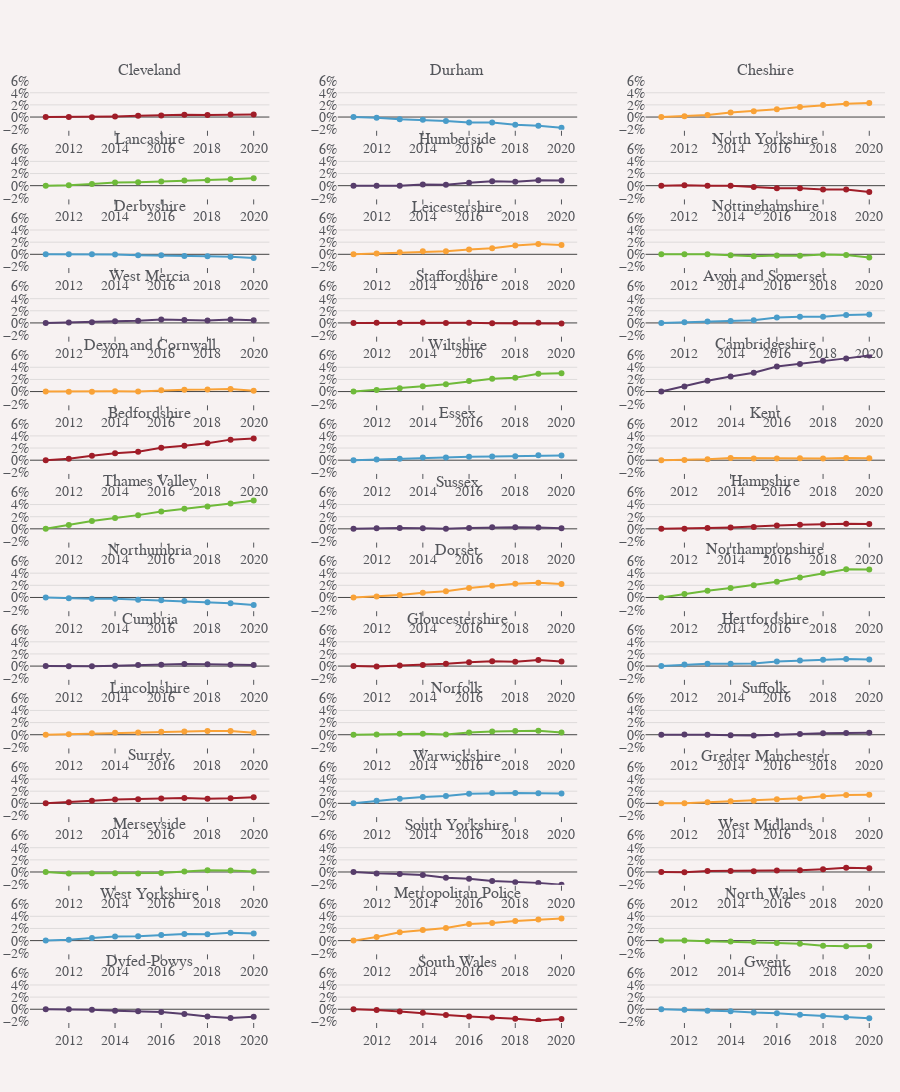

The notebook cell this image was saved under:
### Code cell
no_modebar = {'displayModeBar': False}
# Filter data for visualization
sample_pfas = comparison_results['PFA'].unique()

# Dynamically calculate vertical spacing based on the number of rows
num_cols = 3
num_rows = -(-len(sample_pfas) // num_cols)  # Ceiling division to determine rows
max_vertical_spacing = 1 / (num_rows - 1) if num_rows > 1 else 0.1
vertical_spacing = min(0.02, max_vertical_spacing)  # Use 0.02 or the maximum allowed value

# Create subplots
fig = make_subplots(
    rows=num_rows, cols=num_cols,
    subplot_titles=sample_pfas,
    vertical_spacing=vertical_spacing,
    horizontal_spacing=0.08
)

for i, pfa in enumerate(sample_pfas):
    pfa_data = comparison_results[comparison_results['PFA'] == pfa]
    
    # Calculate row and column position (Plotly uses 1-based indexing)
    row = (i // num_cols) + 1
    col = (i % num_cols) + 1
    
    fig.add_trace(
        go.Scatter(
            x=pfa_data['Year'],
            y=pfa_data['Percentage Difference'],
            mode='lines+markers',
            name=pfa,
            showlegend=False,
            line=dict(width=2),
            marker=dict(size=6),
            hovertemplate="%{y:.2f}%<extra>Percentage difference</extra>",
        ),
        row=row, col=col
    )

# Update layout
fig.update_layout(
    margin=dict(l=30, r=15),
    height=300 * num_rows,  # Adjust height dynamically based on rows
    # title_text="Percentage Differences in Population by PFA (New vs Old Data)",
)

# Update x and y axis labels
fig.update_xaxes(nticks=6)
fig.update_yaxes(nticks=5, ticksuffix="%", range=[-2.1, 6.1])

fig.show(config=no_modebar)

### Figure 1 — Plotly figure (JSON) as saved in the notebook; plotly's stock layout.template omitted (floating-point values rounded to 4 significant figures)
{"data": [{"hovertemplate": "%{y:.2f}%<extra>Percentage difference</extra>", "line": {"width": 2}, "marker": {"size": 6}, "mode": "lines+markers", "name": "Cleveland", "showlegend": false, "type": "scatter", "x": [2011, 2012, 2013, 2014, 2015, 2016, 2017, 2018, 2019, 2020], "xaxis": "x", "y": [0.0, 0.02389, -0.03091, 0.1061, 0.1935, 0.2639, 0.3918, 0.3369, 0.4315, 0.4272], "yaxis": "y"}, {"hovertemplate": "%{y:.2f}%<extra>Percentage difference</extra>", "line": {"width": 2}, "marker": {"size": 6}, "mode": "lines+markers", "name": "Durham", "showlegend": false, "type": "scatter", "x": [2011, 2012, 2013, 2014, 2015, 2016, 2017, 2018, 2019, 2020], "xaxis": "x2", "y": [0.0, -0.1203, -0.3651, -0.4642, -0.641, -0.9189, -0.881, -1.272, -1.422, -1.778], "yaxis": "y2"}, {"hovertemplate": "%{y:.2f}%<extra>Percentage difference</extra>", "line": {"width": 2}, "marker": {"size": 6}, "mode": "lines+markers", "name": "Cheshire", "showlegend": false, "type": "scatter", "x": [2011, 2012, 2013, 2014, 2015, 2016, 2017, 2018, 2019, 2020], "xaxis": "x3", "y": [0.0, 0.1177, 0.3541, 0.7351, 0.9628, 1.279, 1.654, 1.974, 2.178, 2.307], "yaxis": "y3"}, {"hovertemplate": "%{y:.2f}%<extra>Percentage difference</extra>", "line": {"width": 2}, "marker": {"size": 6}, "mode": "lines+markers", "name": "Lancashire", "showlegend": false, "type": "scatter", "x": [2011, 2012, 2013, 2014, 2015, 2016, 2017, 2018, 2019, 2020], "xaxis": "x4", "y": [0.0, 0.07701, 0.2911, 0.5032, 0.5699, 0.6697, 0.868, 0.8898, 1.067, 1.237], "yaxis": "y4"}, {"hovertemplate": "%{y:.2f}%<extra>Percentage difference</extra>", "line": {"width": 2}, "marker": {"size": 6}, "mode": "lines+markers", "name": "Humberside", "showlegend": false, "type": "scatter", "x": [2011, 2012, 2013, 2014, 2015, 2016, 2017, 2018, 2019, 2020], "xaxis": "x5", "y": [0.0, -0.01737, -0.005342, 0.1814, 0.1504, 0.4861, 0.7327, 0.6289, 0.8844, 0.8395], "yaxis": "y5"}, {"hovertemplate": "%{y:.2f}%<extra>Percentage difference</extra>", "line": {"width": 2}, "marker": {"size": 6}, "mode": "lines+markers", "name": "North Yorkshire", "showlegend": false, "type": "scatter", "x": [2011, 2012, 2013, 2014, 2015, 2016, 2017, 2018, 2019, 2020], "xaxis": "x6", "y": [0.0, 0.08347, -0.002986, 0.0002973, -0.1993, -0.408, -0.4264, -0.6501, -0.6254, -1.025], "yaxis": "y6"}, {"hovertemplate": "%{y:.2f}%<extra>Percentage difference</extra>", "line": {"width": 2}, "marker": {"size": 6}, "mode": "lines+markers", "name": "Derbyshire", "showlegend": false, "type": "scatter", "x": [2011, 2012, 2013, 2014, 2015, 2016, 2017, 2018, 2019, 2020], "xaxis": "x7", "y": [0.0, 0.01754, 0.003588, -0.05137, -0.141, -0.1693, -0.2909, -0.323, -0.4134, -0.6168], "yaxis": "y7"}, {"hovertemplate": "%{y:.2f}%<extra>Percentage difference</extra>", "line": {"width": 2}, "marker": {"size": 6}, "mode": "lines+markers", "name": "Leicestershire", "showlegend": false, "type": "scatter", "x": [2011, 2012, 2013, 2014, 2015, 2016, 2017, 2018, 2019, 2020], "xaxis": "x8", "y": [0.0, 0.1266, 0.337, 0.4868, 0.4941, 0.8051, 0.989, 1.434, 1.704, 1.551], "yaxis": "y8"}, {"hovertemplate": "%{y:.2f}%<extra>Percentage difference</extra>", "line": {"width": 2}, "marker": {"size": 6}, "mode": "lines+markers", "name": "Nottinghamshire", "showlegend": false, "type": "scatter", "x": [2011, 2012, 2013, 2014, 2015, 2016, 2017, 2018, 2019, 2020], "xaxis": "x9", "y": [0.0, -0.0008999, -0.00134, -0.1449, -0.3013, -0.2176, -0.2259, -0.03927, -0.1231, -0.5093], "yaxis": "y9"}, {"hovertemplate": "%{y:.2f}%<extra>Percentage difference</extra>", "line": {"width": 2}, "marker": {"size": 6}, "mode": "lines+markers", "name": "West Mercia", "showlegend": false, "type": "scatter", "x": [2011, 2012, 2013, 2014, 2015, 2016, 2017, 2018, 2019, 2020], "xaxis": "x10", "y": [0.0, 0.06932, 0.1003, 0.2728, 0.3672, 0.5597, 0.4908, 0.4164, 0.5522, 0.4546], "yaxis": "y10"}, {"hovertemplate": "%{y:.2f}%<extra>Percentage difference</extra>", "line": {"width": 2}, "marker": {"size": 6}, "mode": "lines+markers", "name": "Staffordshire", "showlegend": false, "type": "scatter", "x": [2011, 2012, 2013, 2014, 2015, 2016, 2017, 2018, 2019, 2020], "xaxis": "x11", "y": [0.0, 0.01885, 0.03152, 0.06149, -0.02998, 0.03936, -0.03432, -0.01402, 0.02463, -0.07803], "yaxis": "y11"}, {"hovertemplate": "%{y:.2f}%<extra>Percentage difference</extra>", "line": {"width": 2}, "marker": {"size": 6}, "mode": "lines+markers", "name": "Avon and Somerset", "showlegend": false, "type": "scatter", "x": [2011, 2012, 2013, 2014, 2015, 2016, 2017, 2018, 2019, 2020], "xaxis": "x12", "y": [0.0, 0.1255, 0.2519, 0.3102, 0.4226, 0.8805, 1.037, 1.032, 1.313, 1.398], "yaxis": "y12"}, {"hovertemplate": "%{y:.2f}%<extra>Percentage difference</extra>", "line": {"width": 2}, "marker": {"size": 6}, "mode": "lines+markers", "name": "Devon and Cornwall", "showlegend": false, "type": "scatter", "x": [2011, 2012, 2013, 2014, 2015, 2016, 2017, 2018, 2019, 2020], "xaxis": "x13", "y": [0.0, -0.02712, -0.02418, 0.04297, 0.0292, 0.2245, 0.3157, 0.3208, 0.4351, 0.1409], "yaxis": "y13"}, {"hovertemplate": "%{y:.2f}%<extra>Percentage difference</extra>", "line": {"width": 2}, "marker": {"size": 6}, "mode": "lines+markers", "name": "Wiltshire", "showlegend": false, "type": "scatter", "x": [2011, 2012, 2013, 2014, 2015, 2016, 2017, 2018, 2019, 2020], "xaxis": "x14", "y": [0.0, 0.2684, 0.533, 0.8935, 1.224, 1.728, 2.115, 2.279, 2.929, 3.028], "yaxis": "y14"}, {"hovertemplate": "%{y:.2f}%<extra>Percentage difference</extra>", "line": {"width": 2}, "marker": {"size": 6}, "mode": "lines+markers", "name": "Cambridgeshire", "showlegend": false, "type": "scatter", "x": [2011, 2012, 2013, 2014, 2015, 2016, 2017, 2018, 2019, 2020], "xaxis": "x15", "y": [0.0, 0.8526, 1.777, 2.467, 3.1, 4.119, 4.542, 5.078, 5.466, 5.937], "yaxis": "y15"}, {"hovertemplate": "%{y:.2f}%<extra>Percentage difference</extra>", "line": {"width": 2}, "marker": {"size": 6}, "mode": "lines+markers", "name": "Bedfordshire", "showlegend": false, "type": "scatter", "x": [2011, 2012, 2013, 2014, 2015, 2016, 2017, 2018, 2019, 2020], "xaxis": "x16", "y": [0.0, 0.22, 0.7399, 1.161, 1.409, 2.035, 2.366, 2.803, 3.387, 3.564], "yaxis": "y16"}, {"hovertemplate": "%{y:.2f}%<extra>Percentage difference</extra>", "line": {"width": 2}, "marker": {"size": 6}, "mode": "lines+markers", "name": "Essex", "showlegend": false, "type": "scatter", "x": [2011, 2012, 2013, 2014, 2015, 2016, 2017, 2018, 2019, 2020], "xaxis": "x17", "y": [0.0, 0.1128, 0.2302, 0.4312, 0.4381, 0.5827, 0.5938, 0.6663, 0.8239, 0.7739], "yaxis": "y17"}, {"hovertemplate": "%{y:.2f}%<extra>Percentage difference</extra>", "line": {"width": 2}, "marker": {"size": 6}, "mode": "lines+markers", "name": "Kent", "showlegend": false, "type": "scatter", "x": [2011, 2012, 2013, 2014, 2015, 2016, 2017, 2018, 2019, 2020], "xaxis": "x18", "y": [0.0, 0.05306, 0.1666, 0.3481, 0.2986, 0.2667, 0.3186, 0.2713, 0.3726, 0.329], "yaxis": "y18"}, {"hovertemplate": "%{y:.2f}%<extra>Percentage difference</extra>", "line": {"width": 2}, "marker": {"size": 6}, "mode": "lines+markers", "name": "Thames Valley", "showlegend": false, "type": "scatter", "x": [2011, 2012, 2013, 2014, 2015, 2016, 2017, 2018, 2019, 2020], "xaxis": "x19", "y": [0.0, 0.6302, 1.279, 1.78, 2.256, 2.871, 3.287, 3.68, 4.156, 4.676], "yaxis": "y19"}, {"hovertemplate": "%{y:.2f}%<extra>Percentage difference</extra>", "line": {"width": 2}, "marker": {"size": 6}, "mode": "lines+markers", "name": "Sussex", "showlegend": false, "type": "scatter", "x": [2011, 2012, 2013, 2014, 2015, 2016, 2017, 2018, 2019, 2020], "xaxis": "x20", "y": [0.0, 0.09411, 0.138, 0.1042, 0.02529, 0.1424, 0.2462, 0.2606, 0.2067, 0.09656], "yaxis": "y20"}, {"hovertemplate": "%{y:.2f}%<extra>Percentage difference</extra>", "line": {"width": 2}, "marker": {"size": 6}, "mode": "lines+markers", "name": "Hampshire", "showlegend": false, "type": "scatter", "x": [2011, 2012, 2013, 2014, 2015, 2016, 2017, 2018, 2019, 2020], "xaxis": "x21", "y": [0.0, 0.01916, 0.1238, 0.2195, 0.3136, 0.5281, 0.6659, 0.7725, 0.8211, 0.8111], "yaxis": "y21"}, {"hovertemplate": "%{y:.2f}%<extra>Percentage difference</extra>", "line": {"width": 2}, "marker": {"size": 6}, "mode": "lines+markers", "name": "Northumbria", "showlegend": false, "type": "scatter", "x": [2011, 2012, 2013, 2014, 2015, 2016, 2017, 2018, 2019, 2020], "xaxis": "x22", "y": [0.0, -0.1383, -0.2053, -0.2166, -0.3643, -0.4769, -0.5866, -0.7924, -0.9383, -1.252], "yaxis": "y22"}, {"hovertemplate": "%{y:.2f}%<extra>Percentage difference</extra>", "line": {"width": 2}, "marker": {"size": 6}, "mode": "lines+markers", "name": "Dorset", "showlegend": false, "type": "scatter", "x": [2011, 2012, 2013, 2014, 2015, 2016, 2017, 2018, 2019, 2020], "xaxis": "x23", "y": [0.0, 0.1393, 0.3946, 0.7933, 1.027, 1.558, 1.928, 2.269, 2.441, 2.201], "yaxis": "y23"}, {"hovertemplate": "%{y:.2f}%<extra>Percentage difference</extra>", "line": {"width": 2}, "marker": {"size": 6}, "mode": "lines+markers", "name": "Northamptonshire", "showlegend": false, "type": "scatter", "x": [2011, 2012, 2013, 2014, 2015, 2016, 2017, 2018, 2019, 2020], "xaxis": "x24", "y": [0.0, 0.5613, 1.124, 1.548, 2.009, 2.574, 3.281, 4.011, 4.652, 4.594], "yaxis": "y24"}, {"hovertemplate": "%{y:.2f}%<extra>Percentage difference</extra>", "line": {"width": 2}, "marker": {"size": 6}, "mode": "lines+markers", "name": "Cumbria", "showlegend": false, "type": "scatter", "x": [2011, 2012, 2013, 2014, 2015, 2016, 2017, 2018, 2019, 2020], "xaxis": "x25", "y": [0.0, -0.03038, -0.04491, 0.03809, 0.1594, 0.2378, 0.3322, 0.2986, 0.2219, 0.1748], "yaxis": "y25"}, {"hovertemplate": "%{y:.2f}%<extra>Percentage difference</extra>", "line": {"width": 2}, "marker": {"size": 6}, "mode": "lines+markers", "name": "Gloucestershire", "showlegend": false, "type": "scatter", "x": [2011, 2012, 2013, 2014, 2015, 2016, 2017, 2018, 2019, 2020], "xaxis": "x26", "y": [0.0, -0.0806, 0.08769, 0.182, 0.3952, 0.6404, 0.7801, 0.7347, 1.002, 0.7716], "yaxis": "y26"}, {"hovertemplate": "%{y:.2f}%<extra>Percentage difference</extra>", "line": {"width": 2}, "marker": {"size": 6}, "mode": "lines+markers", "name": "Hertfordshire", "showlegend": false, "type": "scatter", "x": [2011, 2012, 2013, 2014, 2015, 2016, 2017, 2018, 2019, 2020], "xaxis": "x27", "y": [0.0, 0.2549, 0.3953, 0.4053, 0.4256, 0.7516, 0.9091, 1.036, 1.157, 1.092], "yaxis": "y27"}, {"hovertemplate": "%{y:.2f}%<extra>Percentage difference</extra>", "line": {"width": 2}, "marker": {"size": 6}, "mode": "lines+markers", "name": "Lincolnshire", "showlegend": false, "type": "scatter", "x": [2011, 2012, 2013, 2014, 2015, 2016, 2017, 2018, 2019, 2020], "xaxis": "x28", "y": [0.0, 0.09269, 0.2567, 0.3339, 0.355, 0.5044, 0.548, 0.6329, 0.6101, 0.3184], "yaxis": "y28"}, {"hovertemplate": "%{y:.2f}%<extra>Percentage difference</extra>", "line": {"width": 2}, "marker": {"size": 6}, "mode": "lines+markers", "name": "Norfolk", "showlegend": false, "type": "scatter", "x": [2011, 2012, 2013, 2014, 2015, 2016, 2017, 2018, 2019, 2020], "xaxis": "x29", "y": [0.0, 0.03056, 0.1789, 0.1481, 0.03638, 0.363, 0.5201, 0.5924, 0.655, 0.3749], "yaxis": "y29"}, {"hovertemplate": "%{y:.2f}%<extra>Percentage difference</extra>", "line": {"width": 2}, "marker": {"size": 6}, "mode": "lines+markers", "name": "Suffolk", "showlegend": false, "type": "scatter", "x": [2011, 2012, 2013, 2014, 2015, 2016, 2017, 2018, 2019, 2020], "xaxis": "x30", "y": [0.0, 0.05586, 0.008357, -0.1063, -0.129, -0.01899, 0.1283, 0.2232, 0.2846, 0.3219], "yaxis": "y30"}, {"hovertemplate": "%{y:.2f}%<extra>Percentage difference</extra>", "line": {"width": 2}, "marker": {"size": 6}, "mode": "lines+markers", "name": "Surrey", "showlegend": false, "type": "scatter", "x": [2011, 2012, 2013, 2014, 2015, 2016, 2017, 2018, 2019, 2020], "xaxis": "x31", "y": [0.0, 0.1696, 0.4147, 0.6526, 0.6929, 0.7938, 0.8742, 0.7764, 0.8259, 1.004], "yaxis": "y31"}, {"hovertemplate": "%{y:.2f}%<extra>Percentage difference</extra>", "line": {"width": 2}, "marker": {"size": 6}, "mode": "lines+markers", "name": "Warwickshire", "showlegend": false, "type": "scatter", "x": [2011, 2012, 2013, 2014, 2015, 2016, 2017, 2018, 2019, 2020], "xaxis": "x32", "y": [0.0, 0.4408, 0.7676, 1.03, 1.204, 1.577, 1.695, 1.699, 1.668, 1.616], "yaxis": "y32"}, {"hovertemplate": "%{y:.2f}%<extra>Percentage difference</extra>", "line": {"width": 2}, "marker": {"size": 6}, "mode": "lines+markers", "name": "Greater Manchester", "showlegend": false, "type": "scatter", "x": [2011, 2012, 2013, 2014, 2015, 2016, 2017, 2018, 2019, 2020], "xaxis": "x33", "y": [0.0, 0.01832, 0.1982, 0.3559, 0.4268, 0.6756, 0.828, 1.179, 1.38, 1.429], "yaxis": "y33"}, {"hovertemplate": "%{y:.2f}%<extra>Percentage difference</extra>", "line": {"width": 2}, "marker": {"size": 6}, "mode": "lines+markers", "name": "Merseyside", "showlegend": false, "type": "scatter", "x": [2011, 2012, 2013, 2014, 2015, 2016, 2017, 2018, 2019, 2020], "xaxis": "x34", "y": [0.0, -0.2353, -0.2248, -0.2021, -0.2655, -0.1689, 0.06484, 0.3039, 0.2291, 0.08438], "yaxis": "y34"}, {"hovertemplate": "%{y:.2f}%<extra>Percentage difference</extra>", "line": {"width": 2}, "marker": {"size": 6}, "mode": "lines+markers", "name": "South Yorkshire", "showlegend": false, "type": "scatter", "x": [2011, 2012, 2013, 2014, 2015, 2016, 2017, 2018, 2019, 2020], "xaxis": "x35", "y": [0.0, -0.2293, -0.3311, -0.5163, -0.9305, -1.104, -1.481, -1.674, -1.794, -2.118], "yaxis": "y35"}, {"hovertemplate": "%{y:.2f}%<extra>Percentage difference</extra>", "line": {"width": 2}, "marker": {"size": 6}, "mode": "lines+markers", "name": "West Midlands", "showlegend": false, "type": "scatter", "x": [2011, 2012, 2013, 2014, 2015, 2016, 2017, 2018, 2019, 2020], "xaxis": "x36", "y": [0.0, -0.05248, 0.147, 0.1734, 0.1357, 0.2604, 0.3028, 0.4675, 0.6917, 0.606], "yaxis": "y36"}, {"hovertemplate": "%{y:.2f}%<extra>Percentage difference</extra>", "line": {"width": 2}, "marker": {"size": 6}, "mode": "lines+markers", "name": "West Yorkshire", "showlegend": false, "type": "scatter", "x": [2011, 2012, 2013, 2014, 2015, 2016, 2017, 2018, 2019, 2020], "xaxis": "x37", "y": [0.0, 0.1495, 0.4322, 0.6807, 0.7324, 0.9268, 1.103, 1.048, 1.315, 1.166], "yaxis": "y37"}, {"hovertemplate": "%{y:.2f}%<extra>Percentage difference</extra>", "line": {"width": 2}, "marker": {"size": 6}, "mode": "lines+markers", "name": "Metropolitan Police", "showlegend": false, "type": "scatter", "x": [2011, 2012, 2013, 2014, 2015, 2016, 2017, 2018, 2019, 2020], "xaxis": "x38", "y": [0.0, 0.6043, 1.376, 1.745, 2.075, 2.722, 2.892, 3.216, 3.493, 3.657], "yaxis": "y38"}, {"hovertemplate": "%{y:.2f}%<extra>Percentage difference</extra>", "line": {"width": 2}, "marker": {"size": 6}, "mode": "lines+markers", "name": "North Wales", "showlegend": false, "type": "scatter", "x": [2011, 2012, 2013, 2014, 2015, 2016, 2017, 2018, 2019, 2020], "xaxis": "x39", "y": [0.0, 0.01593, -0.09899, -0.1644, -0.2133, -0.3735, -0.5211, -0.8289, -0.9273, -0.9026], "yaxis": "y39"}, {"hovertemplate": "%{y:.2f}%<extra>Percentage difference</extra>", "line": {"width": 2}, "marker": {"size": 6}, "mode": "lines+markers", "name": "Dyfed-Powys", "showlegend": false, "type": "scatter", "x": [2011, 2012, 2013, 2014, 2015, 2016, 2017, 2018, 2019, 2020], "xaxis": "x40", "y": [0.0, 0.007959, -0.09598, -0.2362, -0.3424, -0.4675, -0.7836, -1.196, -1.46, -1.215], "yaxis": "y40"}, {"hovertemplate": "%{y:.2f}%<extra>Percentage difference</extra>", "line": {"width": 2}, "marker": {"size": 6}, "mode": "lines+markers", "name": "South Wales", "showlegend": false, "type": "scatter", "x": [2011, 2012, 2013, 2014, 2015, 2016, 2017, 2018, 2019, 2020], "xaxis": "x41", "y": [0.0, -0.1061, -0.3628, -0.593, -0.9272, -1.18, -1.346, -1.555, -1.855, -1.623], "yaxis": "y41"}, {"hovertemplate": "%{y:.2f}%<extra>Percentage difference</extra>", "line": {"width": 2}, "marker": {"size": 6}, "mode": "lines+markers", "name": "Gwent", "showlegend": false, "type": "scatter", "x": [2011, 2012, 2013, 2014, 2015, 2016, 2017, 2018, 2019, 2020], "xaxis": "x42", "y": [0.0, -0.07136, -0.2351, -0.3311, -0.5516, -0.6569, -0.8963, -1.12, -1.333, -1.481], "yaxis": "y42"}], "layout": {"annotations": [{"font": {"size": 16}, "showarrow": false, "text": "Cleveland", "x": 0.14, "xanchor": "center", "xref": "paper", "y": 1, "yanchor": "bottom", "yref": "paper"}, {"font": {"size": 16}, "showarrow": false, "text": "Durham", "x": 0.5, "xanchor": "center", "xref": "paper", "y": 1, "yanchor": "bottom", "yref": "paper"}, {"font": {"size": 16}, "showarrow": false, "text": "Cheshire", "x": 0.86, "xanchor": "center", "xref": "paper", "y": 1, "yanchor": "bottom", "yref": "paper"}, {"font": {"size": 16}, "showarrow": false, "text": "Lancashire", "x": 0.14, "xanchor": "center", "xref": "paper", "y": 0.9271, "yanchor": "bottom", "yref": "paper"}, {"font": {"size": 16}, "showarrow": false, "text": "Humberside", "x": 0.5, "xanchor": "center", "xref": "paper", "y": 0.9271, "yanchor": "bottom", "yref": "paper"}, {"font": {"size": 16}, "showarrow": false, "text": "North Yorkshire", "x": 0.86, "xanchor": "center", "xref": "paper", "y": 0.9271, "yanchor": "bottom", "yref": "paper"}, {"font": {"size": 16}, "showarrow": false, "text": "Derbyshire", "x": 0.14, "xanchor": "center", "xref": "paper", "y": 0.8543, "yanchor": "bottom", "yref": "paper"}, {"font": {"size": 16}, "showarrow": false, "text": "Leicestershire", "x": 0.5, "xanchor": "center", "xref": "paper", "y": 0.8543, "yanchor": "bottom", "yref": "paper"}, {"font": {"size": 16}, "showarrow": false, "text": "Nottinghamshire", "x": 0.86, "xanchor": "center", "xref": "paper", "y": 0.8543, "yanchor": "bottom", "yref": "paper"}, {"font": {"size": 16}, "showarrow": false, "text": "West Mercia", "x": 0.14, "xanchor": "center", "xref": "paper", "y": 0.7814, "yanchor": "bottom", "yref": "paper"}, {"font": {"size": 16}, "showarrow": false, "text": "Staffordshire", "x": 0.5, "xanchor": "center", "xref": "paper", "y": 0.7814, "yanchor": "bottom", "yref": "paper"}, {"font": {"size": 16}, "showarrow": false, "text": "Avon and Somerset", "x": 0.86, "xanchor": "center", "xref": "paper", "y": 0.7814, "yanchor": "bottom", "yref": "paper"}, {"font": {"size": 16}, "showarrow": false, "text": "Devon and Cornwall", "x": 0.14, "xanchor": "center", "xref": "paper", "y": 0.7086, "yanchor": "bottom", "yref": "paper"}, {"font": {"size": 16}, "showarrow": false, "text": "Wiltshire", "x": 0.5, "xanchor": "center", "xref": "paper", "y": 0.7086, "yanchor": "bottom", "yref": "paper"}, {"font": {"size": 16}, "showarrow": false, "text": "Cambridgeshire", "x": 0.86, "xanchor": "center", "xref": "paper", "y": 0.7086, "yanchor": "bottom", "yref": "paper"}, {"font": {"size": 16}, "showarrow": false, "text": "Bedfordshire", "x": 0.14, "xanchor": "center", "xref": "paper", "y": 0.6357, "yanchor": "bottom", "yref": "paper"}, {"font": {"size": 16}, "showarrow": false, "text": "Essex", "x": 0.5, "xanchor": "center", "xref": "paper", "y": 0.6357, "yanchor": "bottom", "yref": "paper"}, {"font": {"size": 16}, "showarrow": false, "text": "Kent", "x": 0.86, "xanchor": "center", "xref": "paper", "y": 0.6357, "yanchor": "bottom", "yref": "paper"}, {"font": {"size": 16}, "showarrow": false, "text": "Thames Valley", "x": 0.14, "xanchor": "center", "xref": "paper", "y": 0.5629, "yanchor": "bottom", "yref": "paper"}, {"font": {"size": 16}, "showarrow": false, "text": "Sussex", "x": 0.5, "xanchor": "center", "xref": "paper", "y": 0.5629, "yanchor": "bottom", "yref": "paper"}, {"font": {"size": 16}, "showarrow": false, "text": "Hampshire", "x": 0.86, "xanchor": "center", "xref": "paper", "y": 0.5629, "yanchor": "bottom", "yref": "paper"}, {"font": {"size": 16}, "showarrow": false, "text": "Northumbria", "x": 0.14, "xanchor": "center", "xref": "paper", "y": 0.49, "yanchor": "bottom", "yref": "paper"}, {"font": {"size": 16}, "showarrow": false, "text": "Dorset", "x": 0.5, "xanchor": "center", "xref": "paper", "y": 0.49, "yanchor": "bottom", "yref": "paper"}, {"font": {"size": 16}, "showarrow": false, "text": "Northamptonshire", "x": 0.86, "xanchor": "center", "xref": "paper", "y": 0.49, "yanchor": "bottom", "yref": "paper"}, {"font": {"size": 16}, "showarrow": false, "text": "Cumbria", "x": 0.14, "xanchor": "center", "xref": "paper", "y": 0.4171, "yanchor": "bottom", "yref": "paper"}, {"font": {"size": 16}, "showarrow": false, "text": "Gloucestershire", "x": 0.5, "xanchor": "center", "xref": "paper", "y": 0.4171, "yanchor": "bottom", "yref": "paper"}, {"font": {"size": 16}, "showarrow": false, "text": "Hertfordshire", "x": 0.86, "xanchor": "center", "xref": "paper", "y": 0.4171, "yanchor": "bottom", "yref": "paper"}, {"font": {"size": 16}, "showarrow": false, "text": "Lincolnshire", "x": 0.14, "xanchor": "center", "xref": "paper", "y": 0.3443, "yanchor": "bottom", "yref": "paper"}, {"font": {"size": 16}, "showarrow": false, "text": "Norfolk", "x": 0.5, "xanchor": "center", "xref": "paper", "y": 0.3443, "yanchor": "bottom", "yref": "paper"}, {"font": {"size": 16}, "showarrow": false, "text": "Suffolk", "x": 0.86, "xanchor": "center", "xref": "paper", "y": 0.3443, "yanchor": "bottom", "yref": "paper"}, {"font": {"size": 16}, "showarrow": false, "text": "Surrey", "x": 0.14, "xanchor": "center", "xref": "paper", "y": 0.2714, "yanchor": "bottom", "yref": "paper"}, {"font": {"size": 16}, "showarrow": false, "text": "Warwickshire", "x": 0.5, "xanchor": "center", "xref": "paper", "y": 0.2714, "yanchor": "bottom", "yref": "paper"}, {"font": {"size": 16}, "showarrow": false, "text": "Greater Manchester", "x": 0.86, "xanchor": "center", "xref": "paper", "y": 0.2714, "yanchor": "bottom", "yref": "paper"}, {"font": {"size": 16}, "showarrow": false, "text": "Merseyside", "x": 0.14, "xanchor": "center", "xref": "paper", "y": 0.1986, "yanchor": "bottom", "yref": "paper"}, {"font": {"size": 16}, "showarrow": false, "text": "South Yorkshire", "x": 0.5, "xanchor": "center", "xref": "paper", "y": 0.1986, "yanchor": "bottom", "yref": "paper"}, {"font": {"size": 16}, "showarrow": false, "text": "West Midlands", "x": 0.86, "xanchor": "center", "xref": "paper", "y": 0.1986, "yanchor": "bottom", "yref": "paper"}, {"font": {"size": 16}, "showarrow": false, "text": "West Yorkshire", "x": 0.14, "xanchor": "center", "xref": "paper", "y": 0.1257, "yanchor": "bottom", "yref": "paper"}, {"font": {"size": 16}, "showarrow": false, "text": "Metropolitan Police", "x": 0.5, "xanchor": "center", "xref": "paper", "y": 0.1257, "yanchor": "bottom", "yref": "paper"}, {"font": {"size": 16}, "showarrow": false, "text": "North Wales", "x": 0.86, "xanchor": "center", "xref": "paper", "y": 0.1257, "yanchor": "bottom", "yref": "paper"}, {"font": {"size": 16}, "showarrow": false, "text": "Dyfed-Powys", "x": 0.14, "xanchor": "center", "xref": "paper", "y": 0.05286, "yanchor": "bottom", "yref": "paper"}, {"font": {"size": 16}, "showarrow": false, "text": "South Wales", "x": 0.5, "xanchor": "center", "xref": "paper", "y": 0.05286, "yanchor": "bottom", "yref": "paper"}, {"font": {"size": 16}, "showarrow": false, "text": "Gwent", "x": 0.86, "xanchor": "center", "xref": "paper", "y": 0.05286, "yanchor": "bottom", "yref": "paper"}], "height": 4200, "margin": {"l": 30, "r": 15}, "xaxis": {"anchor": "y", "domain": [0, 0.28], "nticks": 6}, "xaxis10": {"anchor": "y10", "domain": [0, 0.28], "nticks": 6}, "xaxis11": {"anchor": "y11", "domain": [0.36, 0.64], "nticks": 6}, "xaxis12": {"anchor": "y12", "domain": [0.72, 1], "nticks": 6}, "xaxis13": {"anchor": "y13", "domain": [0, 0.28], "nticks": 6}, "xaxis14": {"anchor": "y14", "domain": [0.36, 0.64], "nticks": 6}, "xaxis15": {"anchor": "y15", "domain": [0.72, 1], "nticks": 6}, "xaxis16": {"anchor": "y16", "domain": [0, 0.28], "nticks": 6}, "xaxis17": {"anchor": "y17", "domain": [0.36, 0.64], "nticks": 6}, "xaxis18": {"anchor": "y18", "domain": [0.72, 1], "nticks": 6}, "xaxis19": {"anchor": "y19", "domain": [0, 0.28], "nticks": 6}, "xaxis2": {"anchor": "y2", "domain": [0.36, 0.64], "nticks": 6}, "xaxis20": {"anchor": "y20", "domain": [0.36, 0.64], "nticks": 6}, "xaxis21": {"anchor": "y21", "domain": [0.72, 1], "nticks": 6}, "xaxis22": {"anchor": "y22", "domain": [0, 0.28], "nticks": 6}, "xaxis23": {"anchor": "y23", "domain": [0.36, 0.64], "nticks": 6}, "xaxis24": {"anchor": "y24", "domain": [0.72, 1], "nticks": 6}, "xaxis25": {"anchor": "y25", "domain": [0, 0.28], "nticks": 6}, "xaxis26": {"anchor": "y26", "domain": [0.36, 0.64], "nticks": 6}, "xaxis27": {"anchor": "y27", "domain": [0.72, 1], "nticks": 6}, "xaxis28": {"anchor": "y28", "domain": [0, 0.28], "nticks": 6}, "xaxis29": {"anchor": "y29", "domain": [0.36, 0.64], "nticks": 6}, "xaxis3": {"anchor": "y3", "domain": [0.72, 1], "nticks": 6}, "xaxis30": {"anchor": "y30", "domain": [0.72, 1], "nticks": 6}, "xaxis31": {"anchor": "y31", "domain": [0, 0.28], "nticks": 6}, "xaxis32": {"anchor": "y32", "domain": [0.36, 0.64], "nticks": 6}, "xaxis33": {"anchor": "y33", "domain": [0.72, 1], "nticks": 6}, "xaxis34": {"anchor": "y34", "domain": [0, 0.28], "nticks": 6}, "xaxis35": {"anchor": "y35", "domain": [0.36, 0.64], "nticks": 6}, "xaxis36": {"anchor": "y36", "domain": [0.72, 1], "nticks": 6}, "xaxis37": {"anchor": "y37", "domain": [0, 0.28], "nticks": 6}, "xaxis38": {"anchor": "y38", "domain": [0.36, 0.64], "nticks": 6}, "xaxis39": {"anchor": "y39", "domain": [0.72, 1], "nticks": 6}, "xaxis4": {"anchor": "y4", "domain": [0, 0.28], "nticks": 6}, "xaxis40": {"anchor": "y40", "domain": [0, 0.28], "nticks": 6}, "xaxis41": {"anchor": "y41", "domain": [0.36, 0.64], "nticks": 6}, "xaxis42": {"anchor": "y42", "domain": [0.72, 1], "nticks": 6}, "xaxis5": {"anchor": "y5", "domain": [0.36, 0.64], "nticks": 6}, "xaxis6": {"anchor": "y6", "domain": [0.72, 1], "nticks": 6}, "xaxis7": {"anchor": "y7", "domain": [0, 0.28], "nticks": 6}, "xaxis8": {"anchor": "y8", "domain": [0.36, 0.64], "nticks": 6}, "xaxis9": {"anchor": "y9", "domain": [0.72, 1], "nticks": 6}, "yaxis": {"anchor": "x", "domain": [0.9471, 1], "nticks": 5, "range": [-2.1, 6.1], "ticksuffix": "%"}, "yaxis10": {"anchor": "x10", "domain": [0.7286, 0.7814], "nticks": 5, "range": [-2.1, 6.1], "ticksuffix": "%"}, "yaxis11": {"anchor": "x11", "domain": [0.7286, 0.7814], "nticks": 5, "range": [-2.1, 6.1], "ticksuffix": "%"}, "yaxis12": {"anchor": "x12", "domain": [0.7286, 0.7814], "nticks": 5, "range": [-2.1, 6.1], "ticksuffix": "%"}, "yaxis13": {"anchor": "x13", "domain": [0.6557, 0.7086], "nticks": 5, "range": [-2.1, 6.1], "ticksuffix": "%"}, "yaxis14": {"anchor": "x14", "domain": [0.6557, 0.7086], "nticks": 5, "range": [-2.1, 6.1], "ticksuffix": "%"}, "yaxis15": {"anchor": "x15", "domain": [0.6557, 0.7086], "nticks": 5, "range": [-2.1, 6.1], "ticksuffix": "%"}, "yaxis16": {"anchor": "x16", "domain": [0.5829, 0.6357], "nticks": 5, "range": [-2.1, 6.1], "ticksuffix": "%"}, "yaxis17": {"anchor": "x17", "domain": [0.5829, 0.6357], "nticks": 5, "range": [-2.1, 6.1], "ticksuffix": "%"}, "yaxis18": {"anchor": "x18", "domain": [0.5829, 0.6357], "nticks": 5, "range": [-2.1, 6.1], "ticksuffix": "%"}, "yaxis19": {"anchor": "x19", "domain": [0.51, 0.5629], "nticks": 5, "range": [-2.1, 6.1], "ticksuffix": "%"}, "yaxis2": {"anchor": "x2", "domain": [0.9471, 1], "nticks": 5, "range": [-2.1, 6.1], "ticksuffix": "%"}, "yaxis20": {"anchor": "x20", "domain": [0.51, 0.5629], "nticks": 5, "range": [-2.1, 6.1], "ticksuffix": "%"}, "yaxis21": {"anchor": "x21", "domain": [0.51, 0.5629], "nticks": 5, "range": [-2.1, 6.1], "ticksuffix": "%"}, "yaxis22": {"anchor": "x22", "domain": [0.4371, 0.49], "nticks": 5, "range": [-2.1, 6.1], "ticksuffix": "%"}, "yaxis23": {"anchor": "x23", "domain": [0.4371, 0.49], "nticks": 5, "range": [-2.1, 6.1], "ticksuffix": "%"}, "yaxis24": {"anchor": "x24", "domain": [0.4371, 0.49], "nticks": 5, "range": [-2.1, 6.1], "ticksuffix": "%"}, "yaxis25": {"anchor": "x25", "domain": [0.3643, 0.4171], "nticks": 5, "range": [-2.1, 6.1], "ticksuffix": "%"}, "yaxis26": {"anchor": "x26", "domain": [0.3643, 0.4171], "nticks": 5, "range": [-2.1, 6.1], "ticksuffix": "%"}, "yaxis27": {"anchor": "x27", "domain": [0.3643, 0.4171], "nticks": 5, "range": [-2.1, 6.1], "ticksuffix": "%"}, "yaxis28": {"anchor": "x28", "domain": [0.2914, 0.3443], "nticks": 5, "range": [-2.1, 6.1], "ticksuffix": "%"}, "yaxis29": {"anchor": "x29", "domain": [0.2914, 0.3443], "nticks": 5, "range": [-2.1, 6.1], "ticksuffix": "%"}, "yaxis3": {"anchor": "x3", "domain": [0.9471, 1], "nticks": 5, "range": [-2.1, 6.1], "ticksuffix": "%"}, "yaxis30": {"anchor": "x30", "domain": [0.2914, 0.3443], "nticks": 5, "range": [-2.1, 6.1], "ticksuffix": "%"}, "yaxis31": {"anchor": "x31", "domain": [0.2186, 0.2714], "nticks": 5, "range": [-2.1, 6.1], "ticksuffix": "%"}, "yaxis32": {"anchor": "x32", "domain": [0.2186, 0.2714], "nticks": 5, "range": [-2.1, 6.1], "ticksuffix": "%"}, "yaxis33": {"anchor": "x33", "domain": [0.2186, 0.2714], "nticks": 5, "range": [-2.1, 6.1], "ticksuffix": "%"}, "yaxis34": {"anchor": "x34", "domain": [0.1457, 0.1986], "nticks": 5, "range": [-2.1, 6.1], "ticksuffix": "%"}, "yaxis35": {"anchor": "x35", "domain": [0.1457, 0.1986], "nticks": 5, "range": [-2.1, 6.1], "ticksuffix": "%"}, "yaxis36": {"anchor": "x36", "domain": [0.1457, 0.1986], "nticks": 5, "range": [-2.1, 6.1], "ticksuffix": "%"}, "yaxis37": {"anchor": "x37", "domain": [0.07286, 0.1257], "nticks": 5, "range": [-2.1, 6.1], "ticksuffix": "%"}, "yaxis38": {"anchor": "x38", "domain": [0.07286, 0.1257], "nticks": 5, "range": [-2.1, 6.1], "ticksuffix": "%"}, "yaxis39": {"anchor": "x39", "domain": [0.07286, 0.1257], "nticks": 5, "range": [-2.1, 6.1], "ticksuffix": "%"}, "yaxis4": {"anchor": "x4", "domain": [0.8743, 0.9271], "nticks": 5, "range": [-2.1, 6.1], "ticksuffix": "%"}, "yaxis40": {"anchor": "x40", "domain": [0, 0.05286], "nticks": 5, "range": [-2.1, 6.1], "ticksuffix": "%"}, "yaxis41": {"anchor": "x41", "domain": [0, 0.05286], "nticks": 5, "range": [-2.1, 6.1], "ticksuffix": "%"}, "yaxis42": {"anchor": "x42", "domain": [0, 0.05286], "nticks": 5, "range": [-2.1, 6.1], "ticksuffix": "%"}, "yaxis5": {"anchor": "x5", "domain": [0.8743, 0.9271], "nticks": 5, "range": [-2.1, 6.1], "ticksuffix": "%"}, "yaxis6": {"anchor": "x6", "domain": [0.8743, 0.9271], "nticks": 5, "range": [-2.1, 6.1], "ticksuffix": "%"}, "yaxis7": {"anchor": "x7", "domain": [0.8014, 0.8543], "nticks": 5, "range": [-2.1, 6.1], "ticksuffix": "%"}, "yaxis8": {"anchor": "x8", "domain": [0.8014, 0.8543], "nticks": 5, "range": [-2.1, 6.1], "ticksuffix": "%"}, "yaxis9": {"anchor": "x9", "domain": [0.8014, 0.8543], "nticks": 5, "range": [-2.1, 6.1], "ticksuffix": "%"}}}
